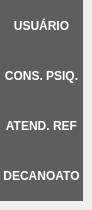
            <widget class="QWidget" name="page_Insert">
             <widget class="QPushButton" name="pushButton_InsUser">
              <property name="geometry">
               <rect>
                <x>0</x>
                <y>0</y>
                <width>83</width>
                <height>51</height>
               </rect>
              </property>
              <property name="font">
               <font>
                <weight>75</weight>
                <bold>true</bold>
               </font>
              </property>
              <property name="styleSheet">
               <string notr="true">QPushButton {
	color: rgb(255, 255, 255);
	background-color: rgb(94, 94, 94);
	border: 0px solid;
}
QPushButton:hover {
	background-color: rgb(80,80,80);
	border-top-left-radius: 15px;
border-top-right-radius: 15px;
}</string>
              </property>
              <property name="text">
               <string>USUÁRIO</string>
              </property>
             </widget>
             <widget class="QPushButton" name="pushButton_InsConsPsiq">
              <property name="geometry">
               <rect>
                <x>0</x>
                <y>50</y>
                <width>83</width>
                <height>51</height>
               </rect>
              </property>
              <property name="font">
               <font>
                <weight>75</weight>
                <bold>true</bold>
               </font>
              </property>
              <property name="styleSheet">
               <string notr="true">QPushButton {
	color: rgb(255, 255, 255);
	background-color: rgb(94, 94, 94);
	border: 0px solid;
}
QPushButton:hover {
	background-color: rgb(80,80,80);
}</string>
              </property>
              <property name="text">
               <string>CONS. PSIQ.</string>
              </property>
             </widget>
             <widget class="QPushButton" name="pushButtonInsAtendRef">
              <property name="geometry">
               <rect>
                <x>0</x>
                <y>100</y>
                <width>83</width>
                <height>51</height>
               </rect>
              </property>
              <property name="font">
               <font>
                <weight>75</weight>
                <bold>true</bold>
               </font>
              </property>
              <property name="styleSheet">
               <string notr="true">QPushButton {
	color: rgb(255, 255, 255);
	background-color: rgb(94, 94, 94);
	border: 0px solid;
}
QPushButton:hover {
	background-color: rgb(80,80,80);
}</string>
              </property>
              <property name="text">
               <string>ATEND. REF</string>
              </property>
             </widget>
             <widget class="QPushButton" name="pushButtonInsHalDec">
              <property name="geometry">
               <rect>
                <x>0</x>
                <y>150</y>
                <width>83</width>
                <height>51</height>
               </rect>
              </property>
              <property name="font">
               <font>
                <weight>75</weight>
                <bold>true</bold>
               </font>
              </property>
              <property name="styleSheet">
               <string notr="true">QPushButton {
	color: rgb(255, 255, 255);
	background-color: rgb(94, 94, 94);
	border: 0px solid;
}
QPushButton:hover {
	background-color: rgb(80,80,80);
}</string>
              </property>
              <property name="text">
               <string>DECANOATO</string>
              </property>
             </widget>
            </widget>
